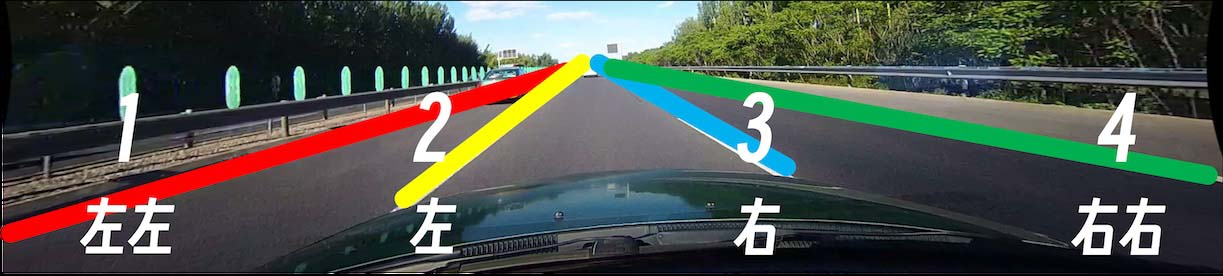
#> input picture assets/lane-define-5027d62c.jpg, 1223 x 276 px
$ python -i infer-onnx.py   (imports and definitions only)
#> lines starting #> are read from the running program, lines starting #| are printed output that depends on the picture; after the words box and inside, x2 and y2 are one past the last pixel; in counts of white or black regions, pixels touching at a corner belong together
#> further down, picture is the input picture: shape (276, 1223, 3); mean B, G, R 74.6, 81.2, 76
import os
import time
import cv2
import numpy as np
from utils.onnx_infer import ONNXInfer, InferResult


def color_extraction(image):
    hsv_image = cv2.cvtColor(image, cv2.COLOR_BGR2HSV)
#> hsv_image: shape (276, 1223, 3); mean H, S, V 86.9, 90.4, 94.3

    # range of yellow and white
    yellow_lower = np.array([20, 125, 125])  # yellow
    yellow_upper = np.array([35, 255, 255])
    white_lower = np.array([0, 0, 200])  # white
    white_upper = np.array([180, 30, 255])

    yellow_mask = cv2.inRange(hsv_image, yellow_lower, yellow_upper)
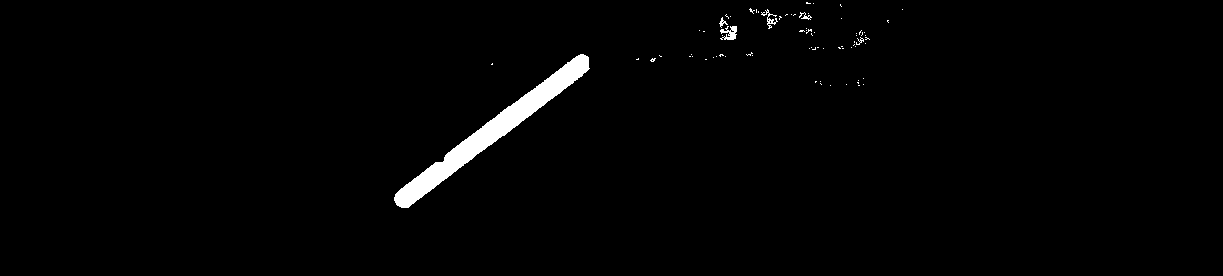
#> yellow_mask: shape (276, 1223); 1.5% white; 75 white regions (69 under 20 px), largest, box (x1, y1, x2, y2) and area: (394, 54, 590, 208) 4612, (720, 26, 737, 40) 146, (761, 9, 778, 29) 90, (799, 12, 812, 20) 40, (719, 17, 728, 28) 35, (856, 37, 864, 45) 24
    white_mask = cv2.inRange(hsv_image, white_lower, white_upper)
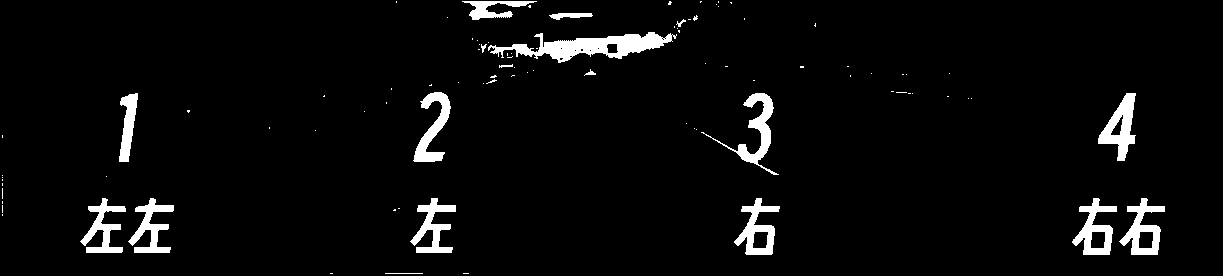
#> white_mask: shape (276, 1223); 4.2% white; 93 white regions (75 under 20 px), largest, box (x1, y1, x2, y2) and area: (488, 32, 677, 63) 2464, (701, 93, 779, 175) 1221, (1098, 93, 1136, 161) 1199

    combined_mask = cv2.bitwise_or(yellow_mask, white_mask)
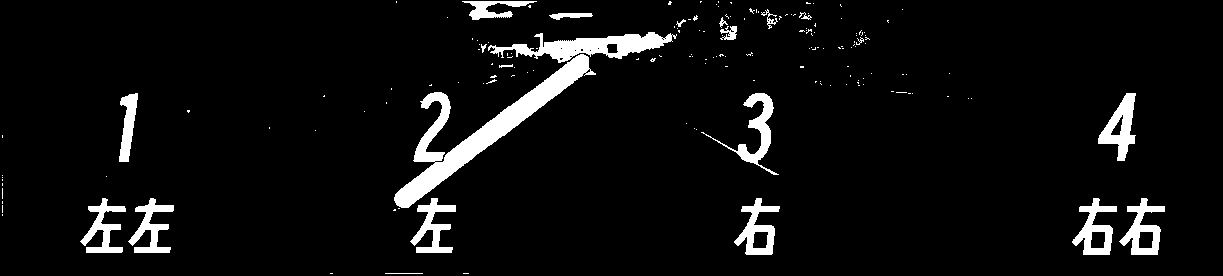
#> combined_mask: shape (276, 1223); 5.8% white; 166 white regions (144 under 20 px), largest, box (x1, y1, x2, y2) and area: (394, 54, 596, 208) 5730, (488, 32, 677, 63) 2464, (701, 93, 779, 175) 1221

    processed_image = cv2.bitwise_and(image, image, mask=combined_mask)
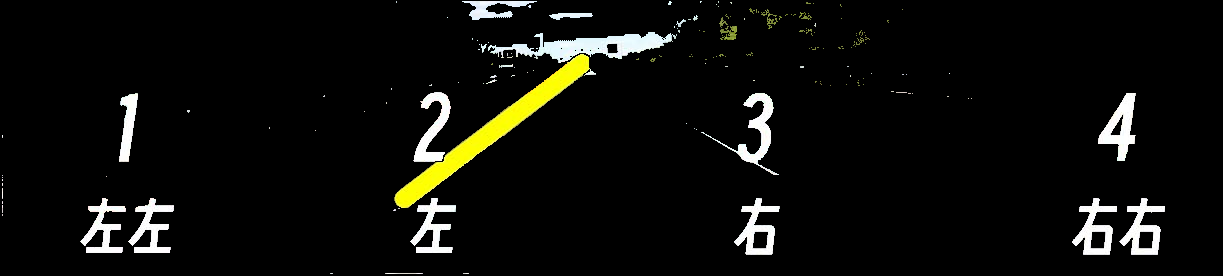
#> processed_image: shape (276, 1223, 3); mean B, G, R 10.9, 14.1, 13.9

    return processed_image

def undistort_image(image, camera_matrix, distortion_coefficients):
    undistorted_image = cv2.undistort(image, camera_matrix, distortion_coefficients)
    return undistorted_image


class Args:
    weight_file = "../weights/culane_18.onnx"

    video = "../examples/IMG_5281.MOV"


# [81 lines left out: function main, not called in this run]


# [2 lines not run here, left out]

>>> import cv2
>>> picture = cv2.imread('../assets/lane-define-5027d62c.jpg')
>>> result = color_extraction(picture)
